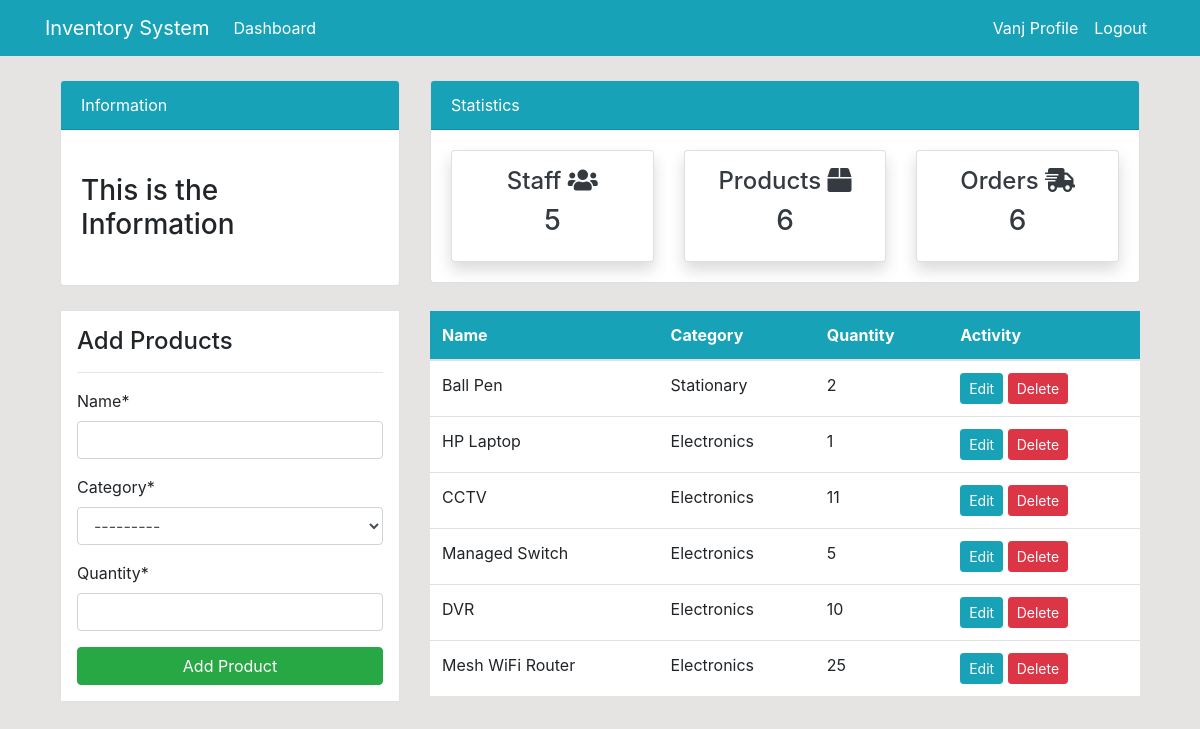
The app's page /product/ (signed in) with its own data.
### dashboard/models.py (models this page shows, shortened)
class Product(models.Model):
    name = models.CharField(max_length=100, null=True)
    category = models.CharField(max_length=20, choices=CATEGORY, null=True)
    quantity = models.PositiveIntegerField(null=True)

### dashboard/views.py (the view)
# urls.py: path('product/', views.product, name='dashboard-product'),
@login_required(login_url='user-login')
def product(request):
    items = Product.objects.all()
    items_count = items.count()
    workers_count = User.objects.all().count()
    orders_count = Order.objects.all().count()
    if request.method == 'POST':
        form = ProductForm(request.POST)
        if form.is_valid():
            form.save()
            product_name = form.cleaned_data.get('name')
            messages.success(request, f'{product_name} has been added')
            return redirect('dashboard-product')
    else:
        form = ProductForm()
    total_items = items.count()
    context = {'items': items,
               'items_count': items_count,
               'workers_count': workers_count,
               'orders_count': orders_count,
               'form': form}
    return render(request, 'dashboard/product.html', context)

### dashboard/forms.py
class ProductForm(forms.ModelForm):
    class Meta:
        model = Product
        fields = ['name', 'category', 'quantity']

### templates/dashboard/product.html (shortened to what this page needs)
{% extends 'partials/base.html' %}
{% load crispy_forms_tags %}
{% block content %}
    {% include 'partials/topnav.html' %}
<div class="container">
  <div class="row my-4">
    <div class="col-md-4">
      <div class="border bg-white p-3">
        <h4>Add Products</h4>
        <hr>
        <form method="POST">
          {{ form|crispy }}
          <input type="submit" class='btn btn-success btn-block' value='Add Product'>
        </form>
      </div>
    </div>
    <div class="col-md-8">
      <table class='table bg-white'>
        <thead class='bg-info'>
          <tr class='text-white'>
            <th scope='cole'>Name</th>
            <th scope='cole'>Category</th>
            <th scope='cole'>Quantity</th>
            <th scope='cole'>Activity</th>
          </tr>
        </thead>
        <tbody>
          {% for item in items %}
          <tr>
            <td>{{item.name}}</td>
            <td>{{item.category}}</td>
            <td>{{item.quantity}}</td>
            <td>
              <a class='btn btn-info btn-sm' href="{% url 'dashboard-product-update' item.id %}">Edit</a>
              <a class='btn btn-danger btn-sm' href="{% url 'dashboard-product-delete' item.id %}">Delete</a>
            </td>
          </tr>
          {% endfor %}
        </tbody>
      </table>
    </div>
  </div>
</div>
{% endblock content %}

### templates/partials/nav.html (shortened to what this page needs)
<nav class="navbar navbar-expand-lg navbar-info bg-info">
  {% if user.is_authenticated %}
    <div class="container">
        <a class="navbar-brand text-white" href="{% url 'dashboard-index' %}">Inventory System</a>
        <div class="collapse navbar-collapse" id="navbarSupportedContent">
            <ul class="navbar-nav mr-auto">
                <li class="nav-item active">
                    <a class="nav-link text-white" href="{% url 'dashboard-index' %}">Dashboard <span class="sr-only">(current)</span></a>
                </li>
            </ul>
            <ul class="navbar-nav ml-auto">
                <li class="nav-item active">
                    <a class="nav-link text-white" href="{% url 'user-profile' %}">{{ user.username }} Profile
                        <span class="sr-only">(current)</span></a>
                </li>
                <li class="nav-item">
                    <a class="nav-link text-white" href="{% url 'user-logout' %}">Logout</a>
                </li>
            </ul>
            {% endif %}
        </div>
    </div>
</nav>

### static/css/style.css (style rules this page uses)
body { background: rgb(230, 227, 227); }

### records on screen
Product: name "Ball Pen", category "Stationary", quantity "2"
Product: name "HP Laptop", category "Electronics", quantity "1"
Product: name "CCTV", category "Electronics", quantity "11"
Product: name "Managed Switch", category "Electronics", quantity "5"
Product: name "DVR", category "Electronics", quantity "10"
Product: name "Mesh WiFi Router", category "Electronics", quantity "25"

### other values on screen
{{ user.username }} "Vanj"
{{ workers_count }} "5"
{{ items_count }} "6"
{{ orders_count }} "6"
